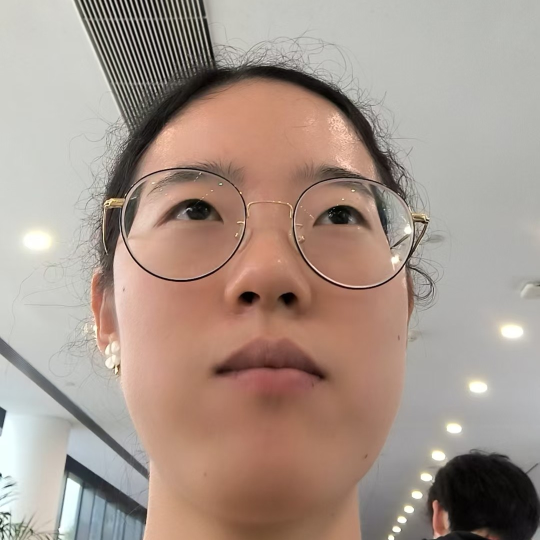
#> input picture photo.jpg, 1080 x 1080 px (shown at 1/2 size)
$ python -i img_converter.py   (imports and definitions only)
#> lines starting #> are read from the running program, lines starting #| are printed output that depends on the picture
#> further down, picture is the input picture: PIL image 1080x1080 RGB; mean R, G, B 167.8, 150.1, 139.7
from PIL import Image, ImageEnhance, ImageOps


PRINTER_WIDTH = 384


def convert_to_printer_image(
    image: Image.Image,
    printer_width: int = PRINTER_WIDTH,
    pixel_size: int = 4,
    contrast: float = 1.2,
    brightness: float = 1.0,
    dither: bool = True,
    rotate_180: bool = False,
) -> Image.Image:
    """
    Convert a normal Pillow image into a printer-ready 1-bit Pillow image.

    The result:
        - fits the printer width
        - preserves aspect ratio
        - removes transparency
        - converts to grayscale
        - optionally creates a pixel-art look
        - optionally rotates 180 degrees
        - uses dithering to simulate grey
        - returns Pillow mode "1"

    Parameters:
        image:
            Input Pillow image.

        printer_width:
            Output width in pixels. Use 384 for your printer.

        pixel_size:
            Size of the visible pixel-art blocks.

            1 = no pixelation
            2 = light pixel-art effect
            4 = balanced pixel-art effect
            8 = strong pixel-art effect

        contrast:
            Contrast multiplier.

        brightness:
            Brightness multiplier.

        dither:
            True uses black-dot density to simulate grey.

        rotate_180:
            True turns the final image upside down.
    """
#> called with printer_width = 384, pixel_size = 4, contrast = 1.2, brightness = 1, dither = True, rotate_180 = False

    if not isinstance(image, Image.Image):
        raise TypeError("image must be a Pillow Image")

    if printer_width <= 0:
        raise ValueError("printer_width must be greater than 0")

    if pixel_size < 1:
        raise ValueError("pixel_size must be at least 1")

    if contrast <= 0:
        raise ValueError("contrast must be greater than 0")

    if brightness <= 0:
        raise ValueError("brightness must be greater than 0")

    # Correct orientation from phone-camera EXIF metadata.
    image = ImageOps.exif_transpose(image)

    # Remove transparency by placing the image on white.
    if image.mode in ("RGBA", "LA") or (
        image.mode == "P" and "transparency" in image.info
    ):
        rgba = image.convert("RGBA")

        background = Image.new(
            "RGBA",
            rgba.size,
            (255, 255, 255, 255),
        )

        image = Image.alpha_composite(
            background,
            rgba,
        ).convert("RGB")
    else:
        image = image.convert("RGB")

    # Preserve aspect ratio.
    target_height = max(
        1,
        round(
            image.height
            * printer_width
            / image.width
        ),
    )
#> target_height = 384

    image = image.resize(
        (printer_width, target_height),
        Image.Resampling.LANCZOS,
    )
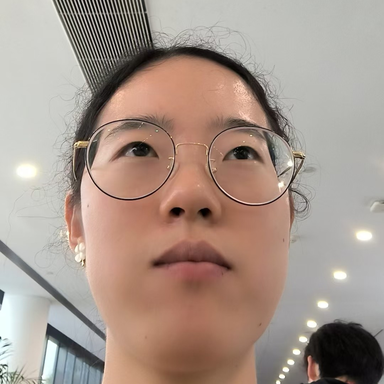
#> image: PIL image 384x384 RGB; mean R, G, B 167.8, 150.2, 139.7

    # Convert to grayscale.
    image = ImageOps.grayscale(image)
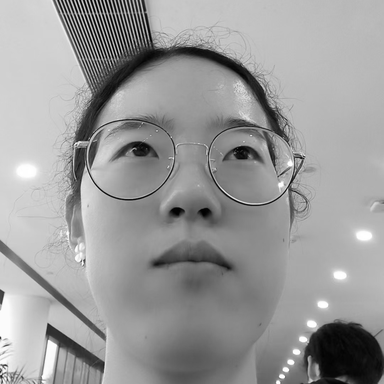
#> image: PIL image 384x384 L; min 0, max 255, mean 154.2

    # Adjust appearance for thermal printing.
    image = ImageEnhance.Brightness(
        image
    ).enhance(brightness)

    image = ImageEnhance.Contrast(
        image
    ).enhance(contrast)
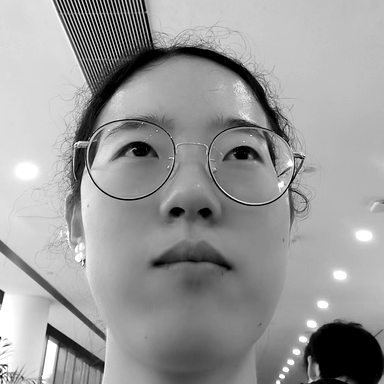
#> image: PIL image 384x384 L; min 0, max 255, mean 154.2

    # Create pixel-art blocks.
    if pixel_size > 1:
        small_width = max(
            1,
            printer_width // pixel_size,
        )

        small_height = max(
            1,
            target_height // pixel_size,
        )
#> small_height = 96

        image = image.resize(
            (small_width, small_height),
            Image.Resampling.LANCZOS,
        )
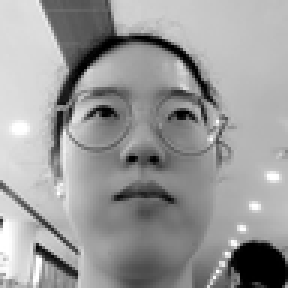
#> image: PIL image 96x96 L (shown 3 times larger); min 0, max 255, mean 154.3

        image = image.resize(
            (printer_width, target_height),
            Image.Resampling.NEAREST,
        )
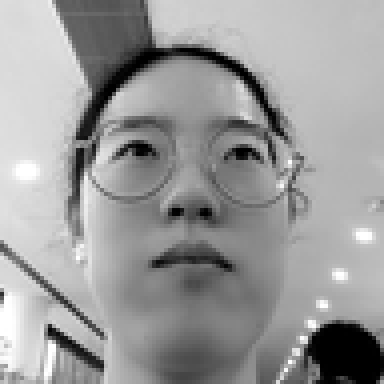
#> image: PIL image 384x384 L; min 0, max 255, mean 154.3

    if rotate_180:
        image = image.rotate(
            180,
            expand=False,
        )

    # Convert to black and white.
    if dither:
        image = image.convert(
            "1",
            dither=Image.Dither.FLOYDSTEINBERG,
        )
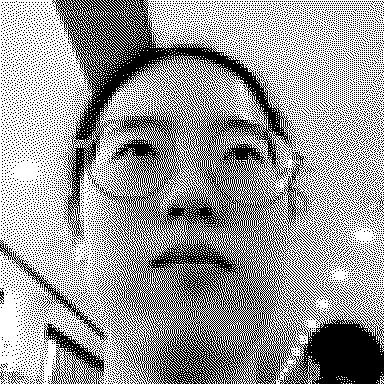
#> image: PIL image 384x384 1; 60.5% white; black in thin lines or dots
    else:
        image = image.point(
            lambda value: 255
            if value >= 128
            else 0,
            mode="1",
        )

    return image

>>> from PIL import Image
>>> picture = Image.open('photo.jpg')
>>> result = convert_to_printer_image(picture)

$ run again, on 四叶草.jpg
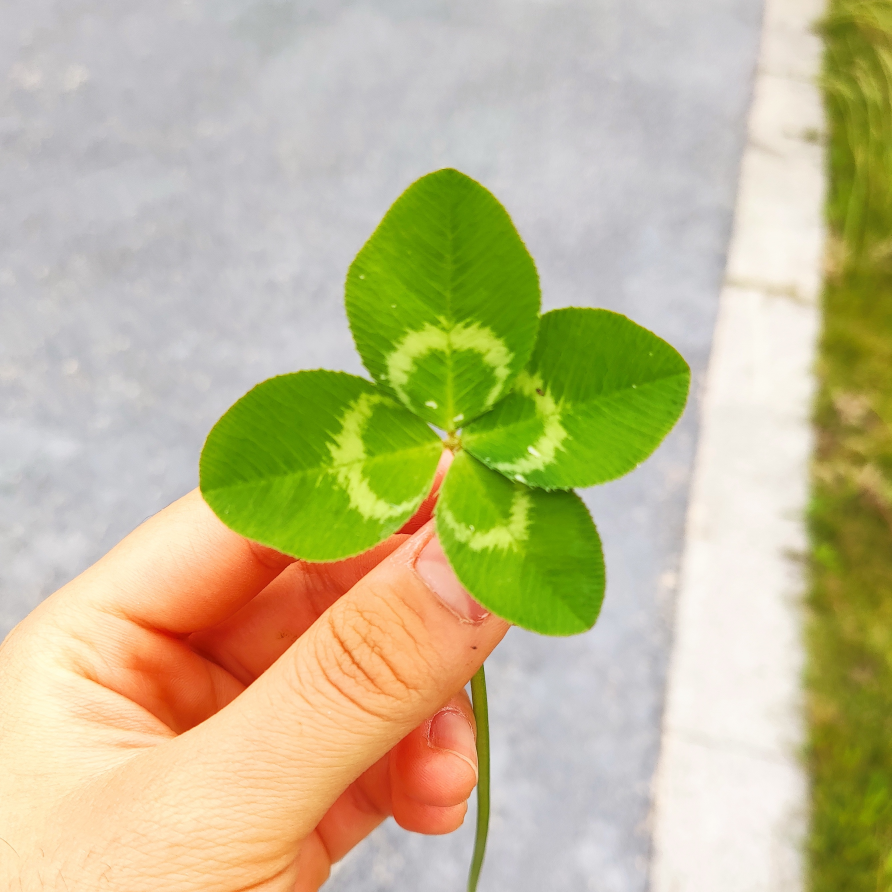
#> input picture 四叶草.jpg, 2676 x 2676 px (shown at 1/3 size)
#> picture is the input picture: PIL image 2676x2676 RGB; mean R, G, B 193.4, 186.7, 144.9
#> in convert_to_printer_image, `image = image.resize( (printer_width, target_height), Image.Resampling..`:
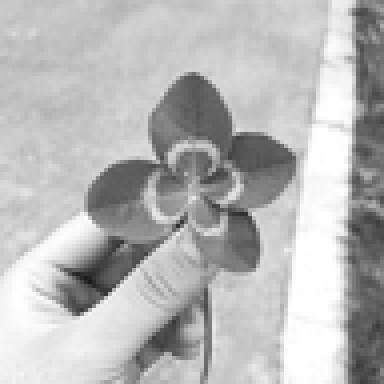
#> image: PIL image 384x384 L; min 25, max 255, mean 183.5
#> in convert_to_printer_image, `image = image.convert( "1", dither=Image.Dither.FLOYDSTEINBERG, )`:
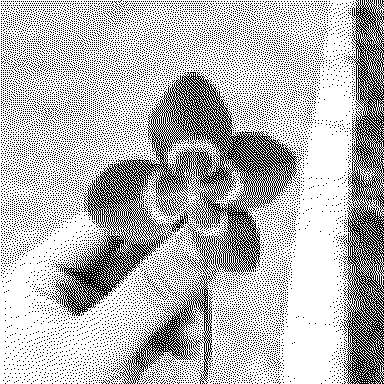
#> image: PIL image 384x384 1; 72% white; black in thin lines or dots
